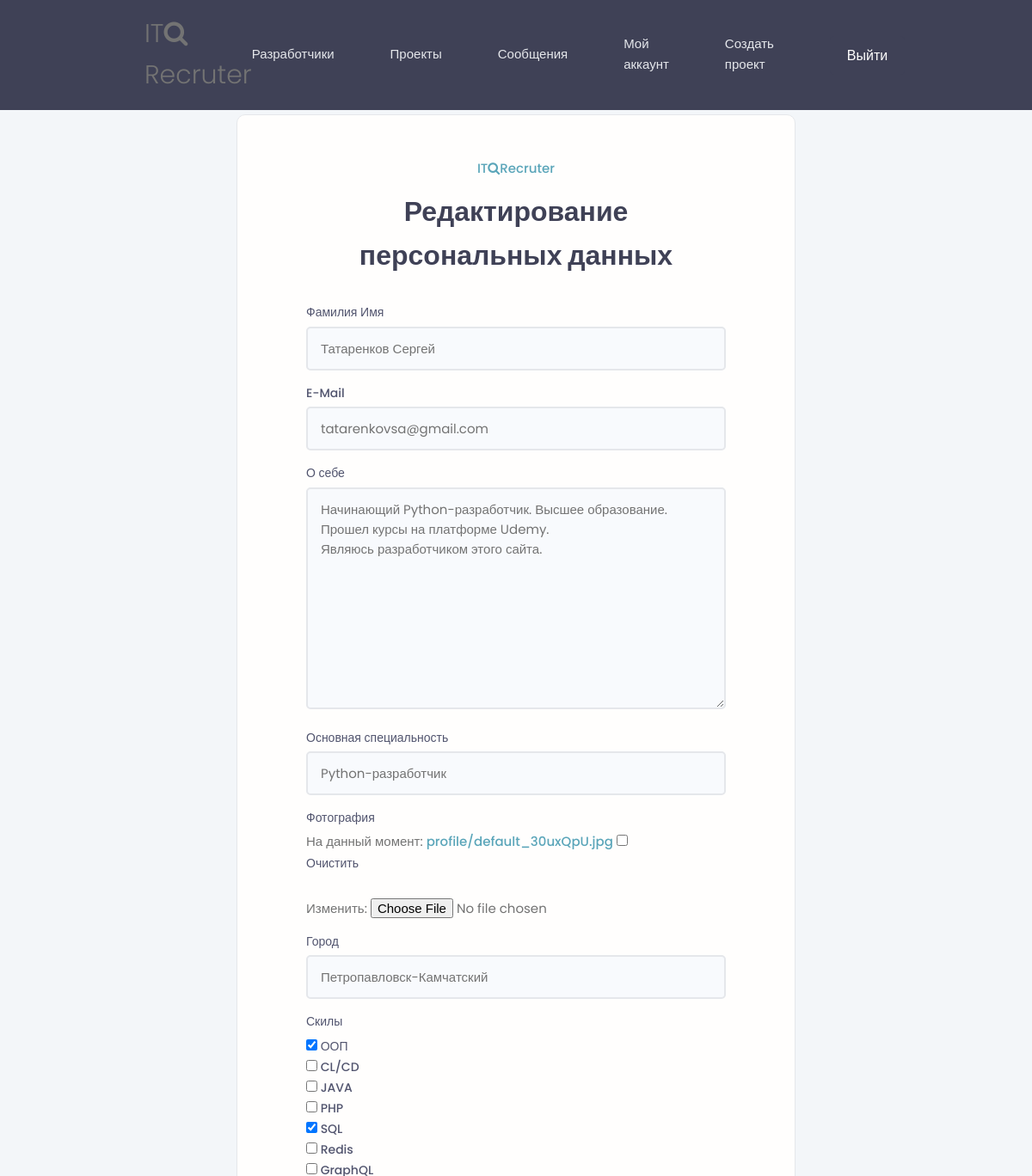
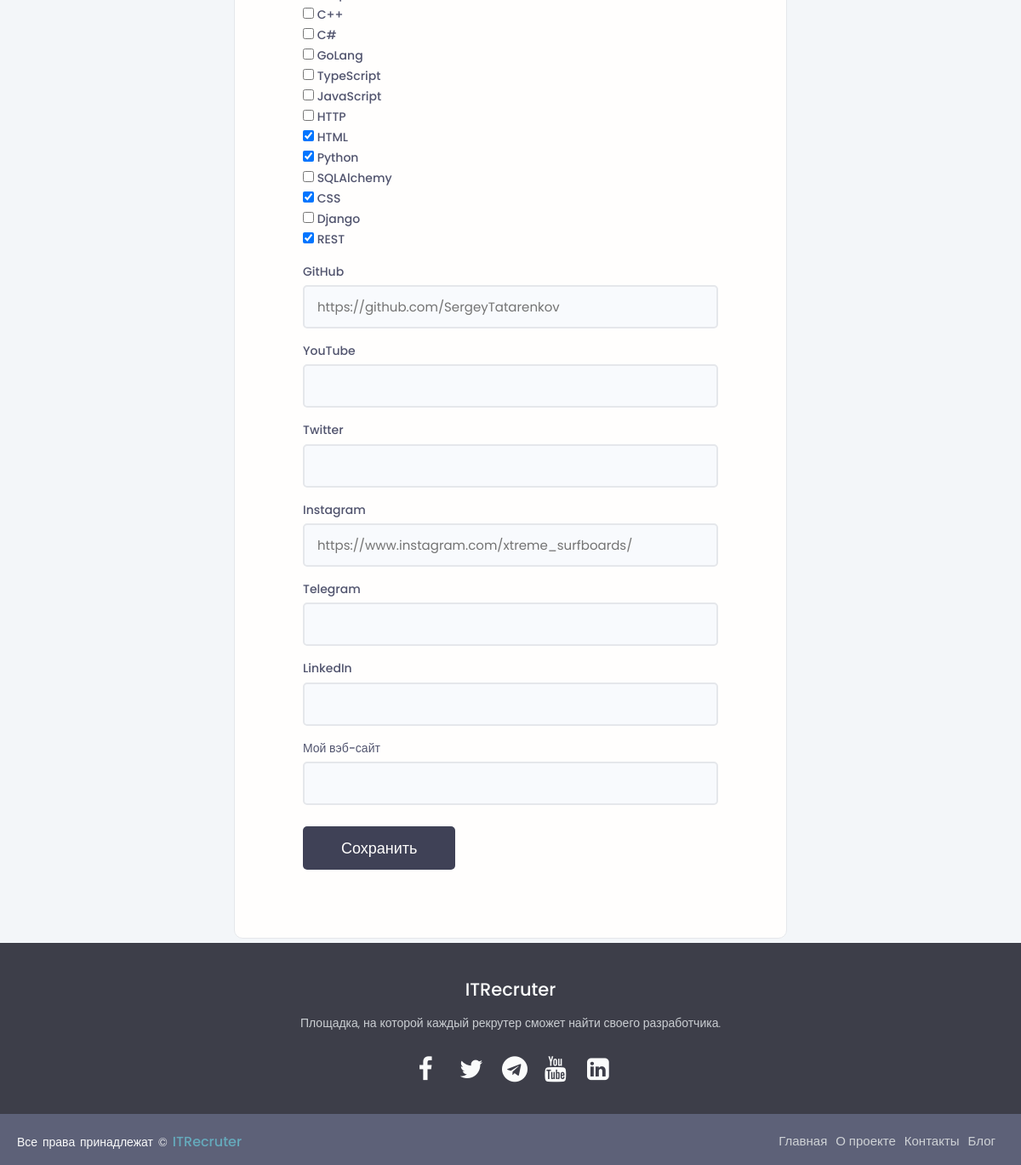
Page /edit-user-profile/ (signed in) on the committed database (2 pictures, top to bottom).
### users/models.py (models this page shows, shortened)
class Profile(models.Model):
    user = models.OneToOneField(User, on_delete=models.CASCADE, null=True, blank=True)
    username = models.CharField(max_length=50, blank=True, null=True, verbose_name='Никнейм')
    name = models.CharField(max_length=50, blank=True, null=True, verbose_name='Фамилия Имя')
    email = models.EmailField(max_length=50, blank=True, null=True, verbose_name='E-Mail')
    bio = models.TextField(blank=True, null=True, verbose_name='Биография')
    intro = models.CharField(max_length=100, blank=True, null=True, verbose_name='Основная специальность')
    image = models.ImageField(blank=True, null=True, default='profile/default.jpg', upload_to='profile')
    city = models.CharField(max_length=30, blank=True, null=True, verbose_name='Город')
    skills = models.ManyToManyField(Skill, blank=True, verbose_name='Скилы')
    github = models.URLField(blank=True, null=True, verbose_name='GitHub')
    youtube = models.URLField(blank=True, null=True, verbose_name='YouTube')
    twitter = models.URLField(blank=True, null=True, verbose_name='Twitter')
    instagram = models.URLField(blank=True, null=True, verbose_name='Instagram')
    telegram = models.URLField(blank=True, null=True, verbose_name='Telegram')
    linkedin = models.URLField(blank=True, null=True, verbose_name='LinkedIn')
    website = models.URLField(blank=True, null=True, verbose_name='Мой сайт')
    created_at = models.DateTimeField(auto_now_add=True)
    id = models.UUIDField(default=uuid.uuid4, primary_key=True, unique=True, editable=False)
    class Meta:
        verbose_name = 'Профиль пользователя'
        verbose_name_plural = 'Профили пользователей'
        ordering = ['created_at']

### users/views.py (the view, shortened to what this page needs)
# urls.py: path('edit-user-profile/', login_required(UserProfileEditView.as_view(), login_url='/loginuser'), name='edit-user-profile'),
class UserProfileEditView(View):
    def get(self, request):
        profile = request.user.profile
        profile_form = ProfileUserForm(instance=profile)
        context = {'profile_form': profile_form}
        return render(request, 'profiles/edit-user-profile.html', context=context)

### users/models.py (called while the page is built)
    def __str__(self):
        return self.name

### templates/profiles/edit-user-profile.html (shortened to what this page needs)
{% extends 'base.html' %}
{% load static %}
{% block content %}
<div class="auth">
    <div class="card">
        <div class="auth__header text-center">
            <a href="{% url 'users' %}">IT<i class="fa fa-search"></i>Recruter</a>
            <h3>Редактирование персональных данных</h3>
        </div>
        <form method="POST" class="form auth__form" enctype="multipart/form-data">
            {% for field in profile_form %}
            <div class="form__field">
                <label for="formInput#text">{{ field.label }}</label>
                    {{ field }}
            </div>
            {% endfor %}
            <div class="auth__actions">
                <input class="btn btn--sub btn--lg" type="submit" value="Сохранить" />
            </div>
        </form>
    </div>
</div>
{% endblock content %}

### static/styles/main.css (style rules this page uses)
* { margin: 0; padding: 0; box-sizing: border-box; }
:root { --color-sub: #2d2d39; }
.btn--sub { background-color: var(--color-sub-light); }
.card { border: 2px solid var(--color-light); }
.auth { width: 100%; position: relative; z-index: 1; background: transparent; display: flex; justify-content: center; align-items: center; }
.auth::after { z-index: -1; opacity: 0.1; content: ''; display: block; position: fixed; top: 0; left: 0; bottom: 0; right: 0; background: #cfd2d6; }
.auth > .card { padding: 3rem 4rem; width: 95%; max-width: 65rem; }
@media screen and (min-width: 650px) { .auth > .card { padding: 5rem 8rem; width: 95%; max-width: 65rem; } }
.auth__header h3 { color: var(--color-sub); font-weight: 700; margin-top: 1rem; }
.auth__form { margin: 3rem 0; }
.auth .auth__form label, .auth .auth__alternative p { font-size: 1.4rem; font-weight: 500; color: var(--color-sub-light); }
.auth .auth__actions { display: flex; justify-content: space-between; align-items: center; margin: 2.5rem 0; }

### static/styles/modules/_variables.css (style rules this page uses)
:root { --color-main: #5aa5b9; --color-main-light: #e6faff; --color-sub: #3f4156; --color-sub-light: #51546e; --color-sub-lighter: #ededfd; --color-text: #737373; --color-gray: #8b8b8b; --color-light: #e5e7eb; --color-light-gray: #767676; --color-bg: #f8fafd; --color-white: #fffefd; --color-white-light: #f3f3f3; --color-success: #359e64; --color-success-bg: #def8e8; --color-error: #fc4b0b; --color-error-bg: #fff2ee; --font-base: 'Poppins', arial, helvetica, 'Segoe UI', roboto, ubuntu, sans-serif; --font-monospace: 'Fira Code', 'Courier New', courier, monospace; --font-regular: 300; --font-medium: 500; --font-bold: 700; --generic-shadow: 1px 1px 5px #00000010; --generic-transition: all 0.3s ease-in-out; }

### static/styles/modules/_base.css (style rules this page uses)
* { margin: 0; padding: 0; box-sizing: border-box; text-rendering: optimizeLegibility; color: inherit; font-size: inherit; }
html { font-size: 50%; }
@media only screen and (min-width: 480px) { html { font-size: 56.25%; } }
@media only screen and (min-width: 1200px) { html { font-size: 62.5%; } }
body { line-height: 1.6; font-weight: 400; font-size: 1.5rem; color: var(--color-text); background-color: var(--color-bg); min-height: 100vh; }

### static/styles/modules/_typography.css (style rules this page uses)
* { font-family: var(--font-base); }
h3 { font-size: 3.2rem; font-weight: var(--font-medium); }
a { padding-bottom: 2px; text-decoration: none; display: inline-block; color: var(--color-main); font-weight: var(--font-medium); }

### static/styles/modules/_utilities.css (style rules this page uses)
.text-center { text-align: center; }

### static/styles/modules/_button.css (style rules this page uses)
.btn { display: inline-block; position: relative; cursor: pointer; background-color: var(--color-light); font-weight: var(--font-medium); color: var(--color-sub); text-decoration: none; padding: 1rem 2rem; border-radius: 0.5rem; border: none; width: -webkit-fit-content; width: -moz-fit-content; width: fit-content; height: -webkit-fit-content; height: -moz-fit-content; height: fit-content; font-size: 1.6rem; outline-width: 0; outline-color: transparent; -webkit-backface-visibility: hidden; backface-visibility: hidden; transition: all 0.3s ease-in-out; }
.btn--sub { background-color: var(--color-sub); color: var(--color-white); }
.btn--lg { font-size: 1.8rem; padding: 1.2rem 4.5rem; }

### static/styles/modules/_card.css (style rules this page uses)
.card { border-radius: 1rem; background-color: var(--color-white); border: 1.5px solid var(--color-light); width: auto; height: auto; margin-top: 0.5rem; margin-bottom: 0.5rem; overflow: hidden; }

### static/styles/modules/_form.css (style rules this page uses)
.form { display: block; }
.form__field { margin-top: 1.5rem; margin-bottom: 1.5rem; }
.form__label, .form__field > label { display: block; margin-bottom: 0.5rem; color: var(--color-text); }
input.input[type='text'], input.input[type='url'], input.input[type='email'], input.input[type='password'], input.input[type='number'], select.input, textarea.input { min-width: 24rem; width: 100%; padding: 1.2rem 1.5rem; border-radius: 0.5rem; border: 2px solid var(--color-light); transition: all 0.3s ease-in-out; background-color: var(--color-bg); }

### rows in the picture
Profile: profile_form "Татаренков Сергей" "tatarenkovsa@gmail.com" "Начинающий Python-разработчик. Высшее образование. Прошел курсы на платформе Udemy. Являюсь разработчиком этого сайта." "Python-разработчик" "Петропавловск-Камчатский" "https://github.com/SergeyTatarenkov" "https://www.instagram.com/xtreme_surfboards/"

### other values in the picture
{{ field.label }} "Фамилия Имя" "E-Mail" "О себе" "Основная специальность" "Фотография" "Город" "Скилы" "GitHub" "YouTube" "Twitter" "Instagram" "Telegram" "LinkedIn" "Мой вэб-сайт"
